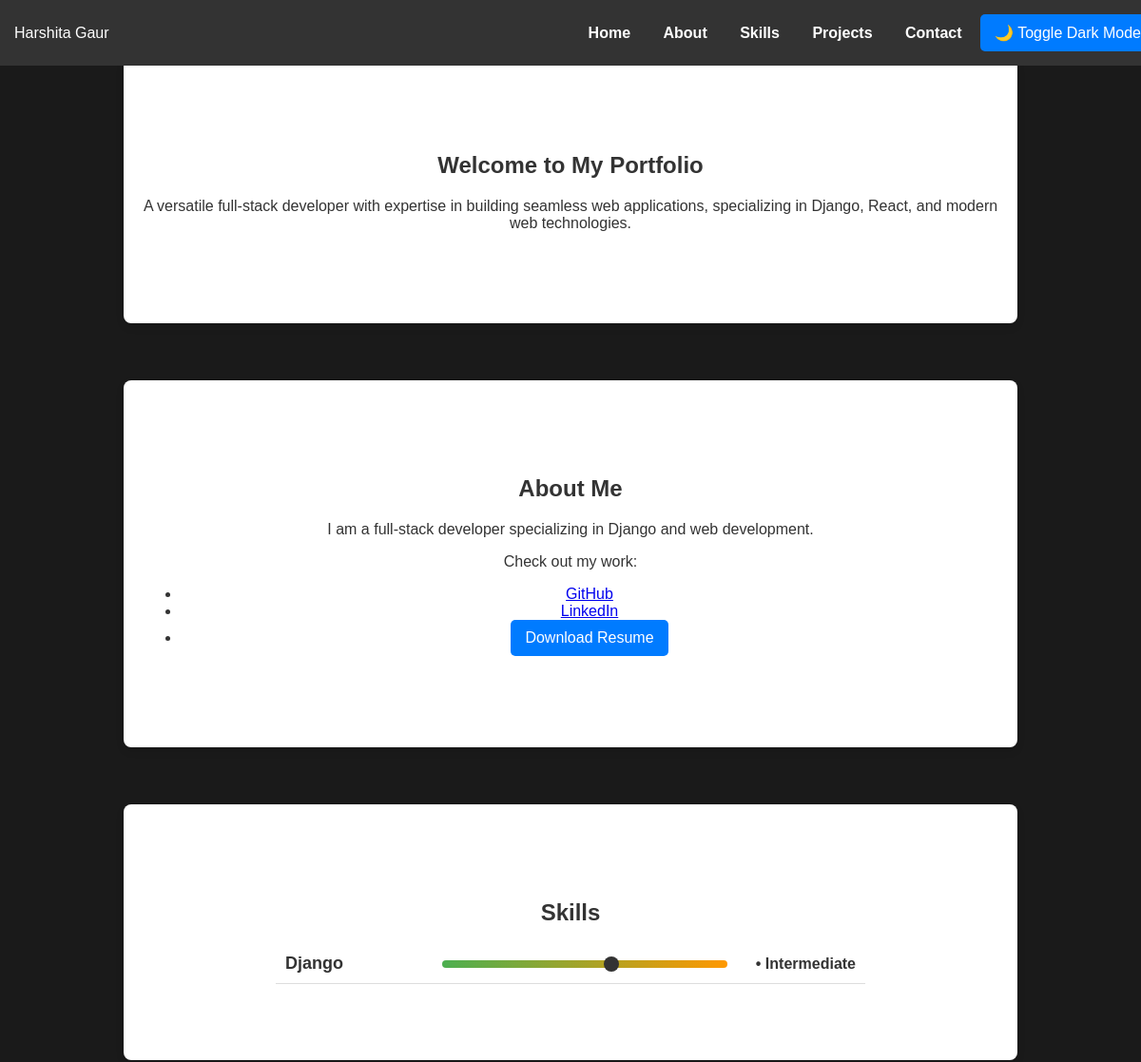
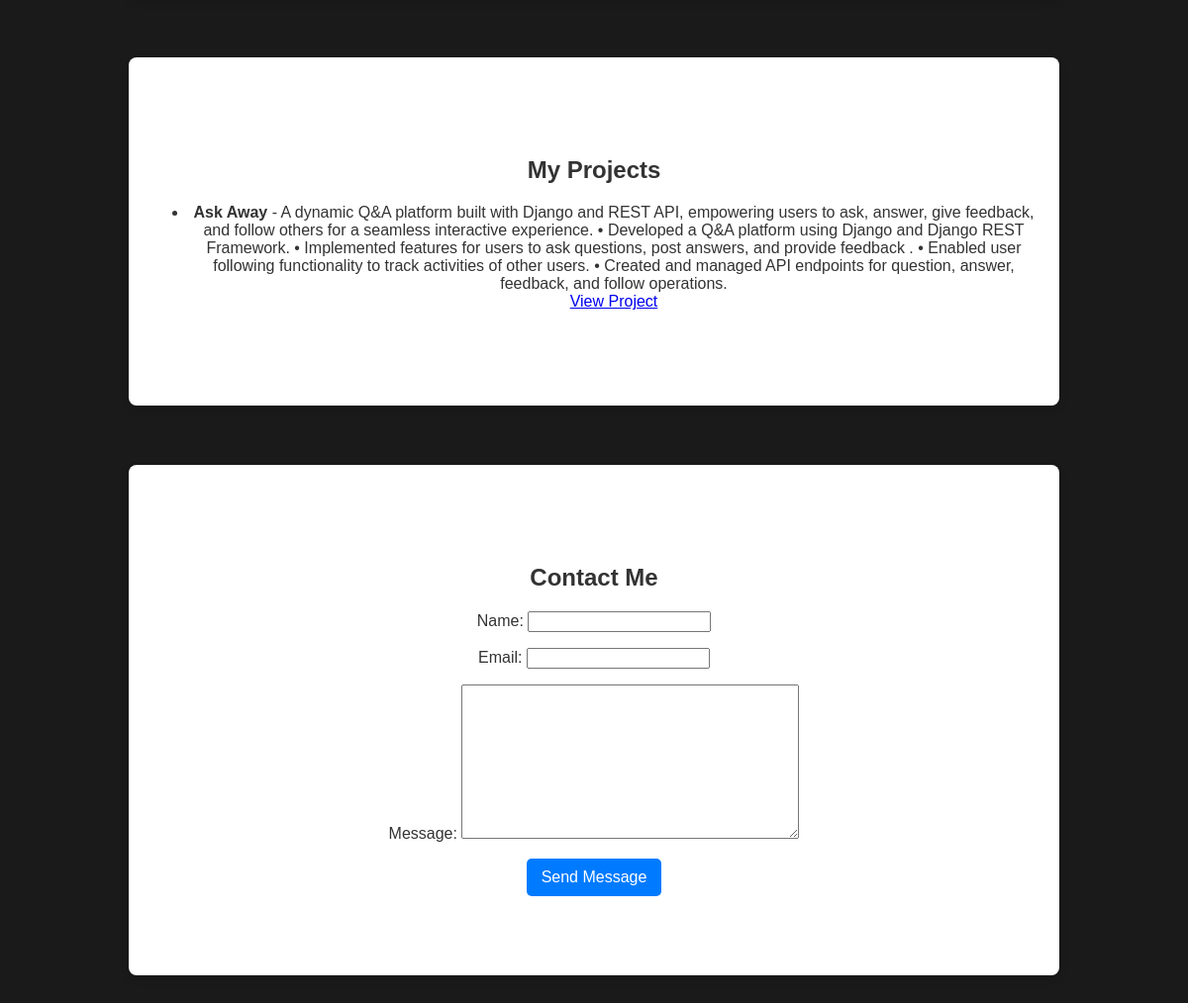
The page / on the database its author committed (2 pictures, top to bottom).
### main/models.py (models this page shows, shortened)
class Skill(models.Model):
    PROFICIENCY_LEVELS = [
        (1, "Beginner"),
        (2, "Intermediate"),
        (3, "Expert"),
    ]
    name = models.CharField(max_length=100)
    proficiency = models.IntegerField(default=50)
    level = models.IntegerField(choices=PROFICIENCY_LEVELS, default=1)

class Project(models.Model):
    title = models.CharField(max_length=200)
    techstack=models.TextField(default="Not specified")
    description = models.TextField()
    link = models.URLField(blank=True, null=True)

### main/views.py (the view)
# urls.py: path('', portfolio, name='portfolio'),
def portfolio(request):
    projects = Project.objects.all()
    skills = Skill.objects.all()
    form = ContactForm()
    if request.method == "POST":
        form = ContactForm(request.POST)
        if form.is_valid():
            form.save()
            return redirect('portfolio')
    return render(request, 'main/portfolio.html', {
        'projects': projects,
        'skills': skills,
        'form': form
    })

### main/forms.py
class ContactForm(forms.ModelForm):
    class Meta:
        model = ContactMessage
        fields = ['name', 'email', 'message']

### main/templates/main/portfolio.html (shortened to what this page needs)
{% load static %}
<!DOCTYPE html>
<html lang="en">
<head>
    <link rel="stylesheet" href="{% static 'css/style.css' %}">
</head>
<body>
    <nav>
        <div class="logo">Harshita Gaur</div>
        <div class="nav-links">
            <a href="#home">Home</a>
            <a href="#about">About</a>
            <a href="#skills">Skills</a>
            <a href="#projects">Projects</a>
            <a href="#contact">Contact</a>
            <button id="dark-mode-toggle">🌙 Toggle Dark Mode</button>
        </div>
    </nav>
    <section id="home">
        <h1>Welcome to My Portfolio</h1>
        <p>A versatile full-stack developer with expertise in building seamless web applications, specializing in Django, React, and modern web technologies.</p>
    </section>
    <section id="about" class="fade-in">
        <h2>About Me</h2>
        <p>I am a full-stack developer specializing in Django and web development.</p>
        <p>Check out my work:</p>
        <ul>
            <li><a href="https://github.com/Harshita-gaur" target="_blank">GitHub</a></li>
            <li><a href="https://www.linkedin.com/in/harshita-gaur/" target="_blank">LinkedIn</a></li>
            <li><a href="{% static 'docs/resume.pdf' %}" download="Harshita_Gaur_Resume.pdf"><button>Download Resume</button></a></li>
        </ul>
    </section>
    <section id="skills" class="fade-in">
        <h2>Skills</h2>
        <div class="skills-container">
            {% for skill in skills %}
                <div class="skill-item">
                    <span class="skill-name">{{ skill.name }}</span>
                    <input type="range" min="0" max="100" value="{{ skill.proficiency }}" disabled class="skill-slider">
                    <span class="skill-level">{{ skill.get_level_display }}</span>
                </div>
            {% empty %}
                <p>No skills added yet.</p>
            {% endfor %}
        </div>
    </section>
    <section id="projects" class="fade-in">
        <h2>My Projects</h2>
        <ul>
            {% for project in projects %}
                <li>
                    <strong>{{ project.title }}</strong> - {{ project.description }}<br>
                    {% if project.link %}
                        <a href="{{ project.link }}" target="_blank">View Project</a>
                    {% endif %}
                </li>
            {% empty %}
                <p>No projects added yet.</p>
            {% endfor %}
        </ul>
    </section>
    <section id="contact" class="fade-in">
        <h2>Contact Me</h2>
        <form method="POST">
            {{ form.as_p }}
            <button type="submit">Send Message</button>
        </form>
    </section>
</body>
</html>

### main/static/css/style.css (style rules this page uses)
body { font-family: Arial, sans-serif; margin: 0; padding: 0; background-color: #f5f5f5; text-align: center; color: #333; transition: background 0.5s ease-in-out, color 0.5s ease-in-out; }
nav { background: #333; color: white; padding: 15px; position: fixed; width: 100%; top: 0; left: 0; display: flex; justify-content: space-between; align-items: center; z-index: 1000; transition: background 0.5s ease-in-out; }
.nav-links a { color: white; margin: 0 15px; text-decoration: none; font-weight: bold; transition: color 0.5s ease-in-out; }
section { padding: 80px 20px; margin-top: 50px; background: white; border-radius: 8px; box-shadow: 0 4px 8px rgba(0, 0, 0, 0.1); width: 90%; margin: 60px auto; transition: transform 0.5s ease-in-out; max-width: 900px; }
.fade-in { opacity: 0; transform: translateY(30px); transition: opacity 0.8s ease-out, transform 0.8s ease-out; }
.fade-in.visible { opacity: 1; transform: translateY(0); }
button { background: #007bff; color: white; padding: 10px 15px; border: none; border-radius: 5px; cursor: pointer; font-size: 16px; transition: background 0.5s ease-in-out, transform 0.2s ease-in-out; }
a button { display: inline-block; text-decoration: none; padding: 10px 15px; font-size: 16px; border: none; border-radius: 5px; cursor: pointer; }
.skills-container { display: flex; flex-direction: column; align-items: center; gap: 15px; width: 80%; margin: auto; }
.skill-item { display: flex; align-items: center; justify-content: space-between; width: 100%; max-width: 600px; padding: 10px; border-bottom: 1px solid #ddd; }
.skill-name { font-size: 18px; font-weight: bold; width: 150px; text-align: left; }
.skill-slider { width: 50%; height: 8px; -webkit-appearance: none; background: linear-gradient(to right, #4caf50, #ff9800); border-radius: 5px; outline: none; }
.skill-level { font-weight: bold; width: 120px; text-align: right; }
.skill-level::before { content: "• "; }

### rows shown on the page
Skill: name "Django", proficiency "60", level "Intermediate"
Project: title "Ask Away", description "A dynamic Q&A platform built with Django and REST API, empowering users to ask, answer, give feedback, and follow others for a seamless interactive experience. • Developed a Q&A platform using Django and Django REST Framework. • Implemented features for users to ask questions, post answers, and provide feedback . • Enabled user following functionality to track activities of other users. • Created and managed API endpoints for question, answer, feedback, and follow operations."
